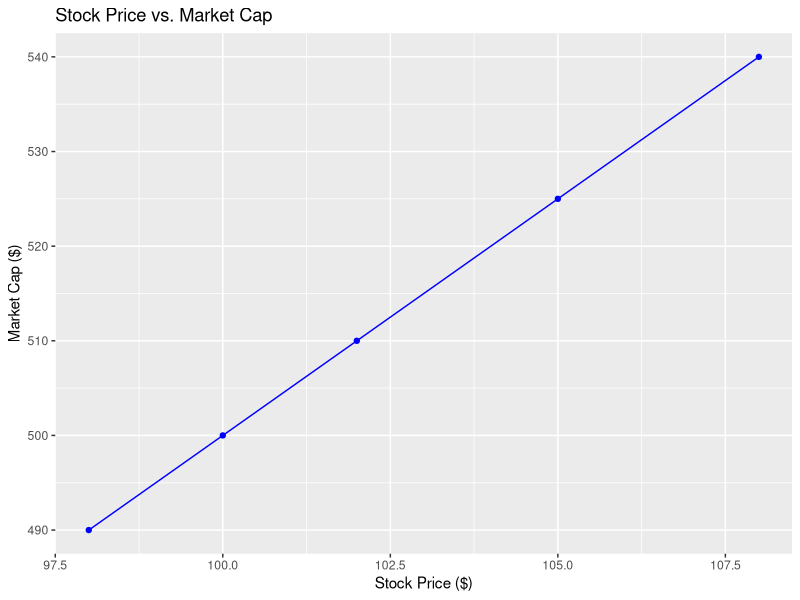
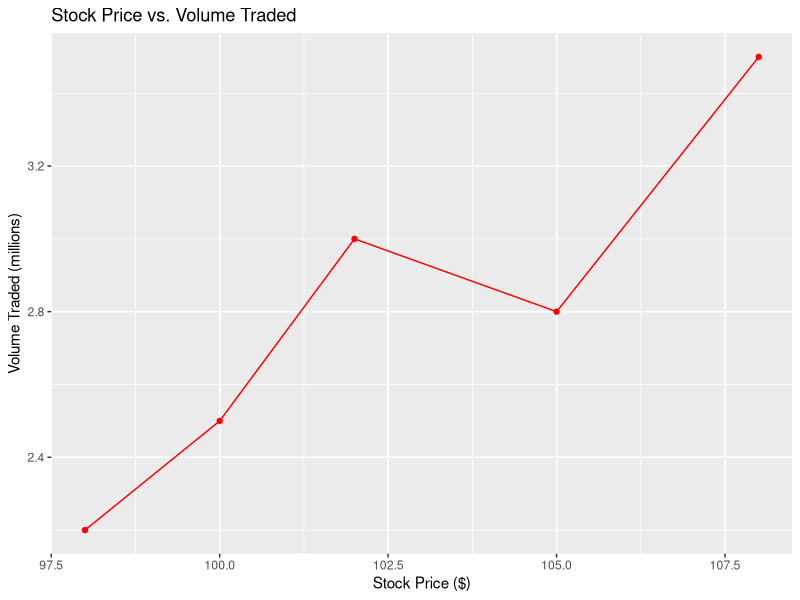
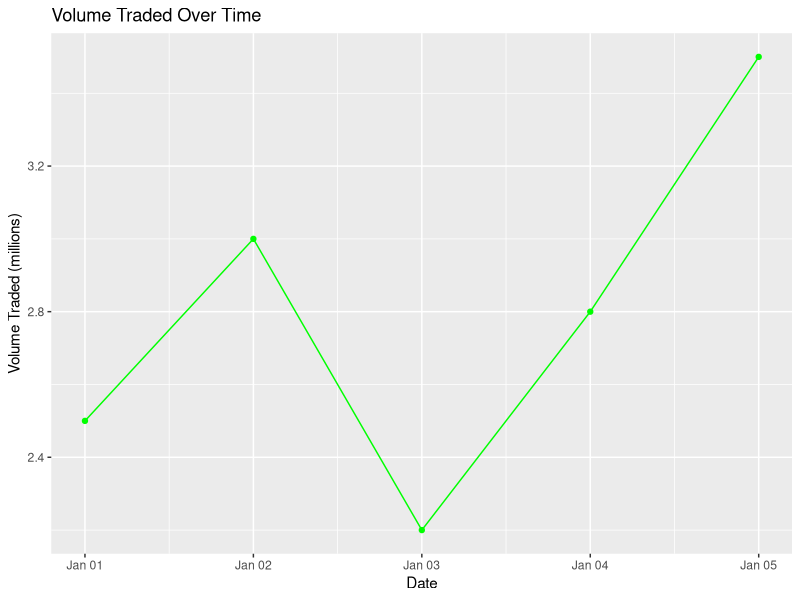
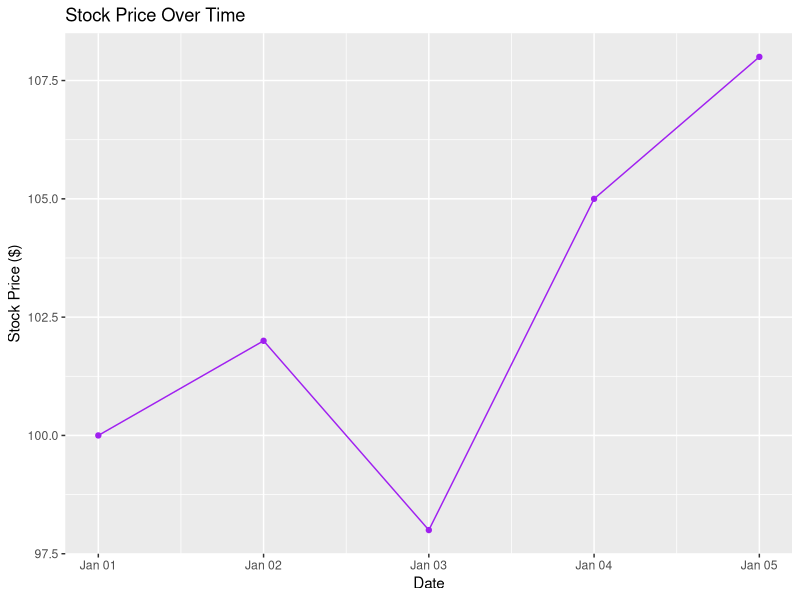
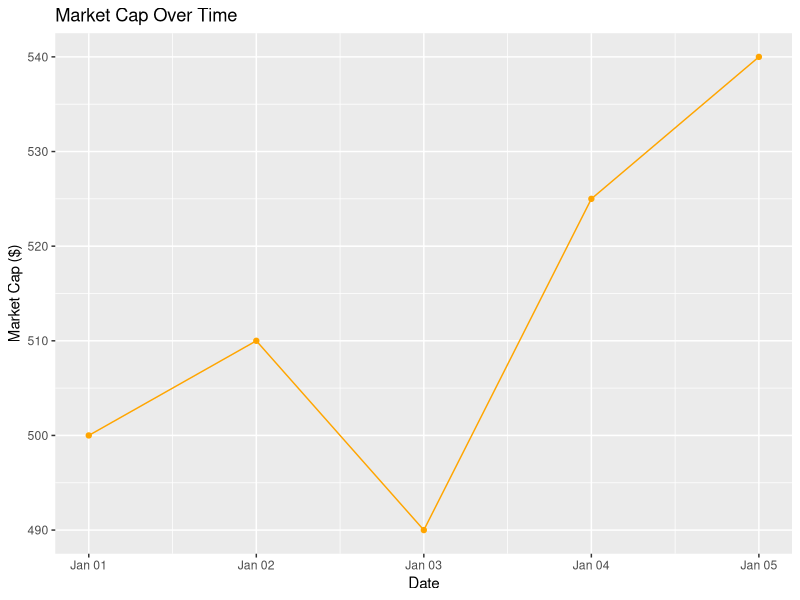

Generate these figures, in order, with R:
# Load necessary library
library(ggplot2)

# Create the data frame
data <- data.frame(
  Date = as.Date(c("2023-01-01", "2023-01-02", "2023-01-03", "2023-01-04", "2023-01-05")),
  StockPrice = c(100, 102, 98, 105, 108),
  VolumeTraded = c(2.5, 3.0, 2.2, 2.8, 3.5),
  MarketCap = c(500, 510, 490, 525, 540)
)

# View the data
print(data)

# Plot Stock Price vs. Market Cap
ggplot(data, aes(x = StockPrice, y = MarketCap)) +
  geom_point(color = "blue") +
  geom_line(aes(group = 1), color = "blue") +
  ggtitle("Stock Price vs. Market Cap") +
  xlab("Stock Price ($)") +
  ylab("Market Cap ($)")

# Plot Stock Price vs. Volume Traded
ggplot(data, aes(x = StockPrice, y = VolumeTraded)) +
  geom_point(color = "red") +
  geom_line(aes(group = 1), color = "red") +
  ggtitle("Stock Price vs. Volume Traded") +
  xlab("Stock Price ($)") +
  ylab("Volume Traded (millions)")

# Plot Volume Traded over time
ggplot(data, aes(x = Date, y = VolumeTraded)) +
  geom_point(color = "green") +
  geom_line(aes(group = 1), color = "green") +
  ggtitle("Volume Traded Over Time") +
  xlab("Date") +
  ylab("Volume Traded (millions)")

# Plot Stock Price over time
ggplot(data, aes(x = Date, y = StockPrice)) +
  geom_point(color = "purple") +
  geom_line(aes(group = 1), color = "purple") +
  ggtitle("Stock Price Over Time") +
  xlab("Date") +
  ylab("Stock Price ($)")

# Plot Market Cap over time
ggplot(data, aes(x = Date, y = MarketCap)) +
  geom_point(color = "orange") +
  geom_line(aes(group = 1), color = "orange") +
  ggtitle("Market Cap Over Time") +
  xlab("Date") +
  ylab("Market Cap ($)")